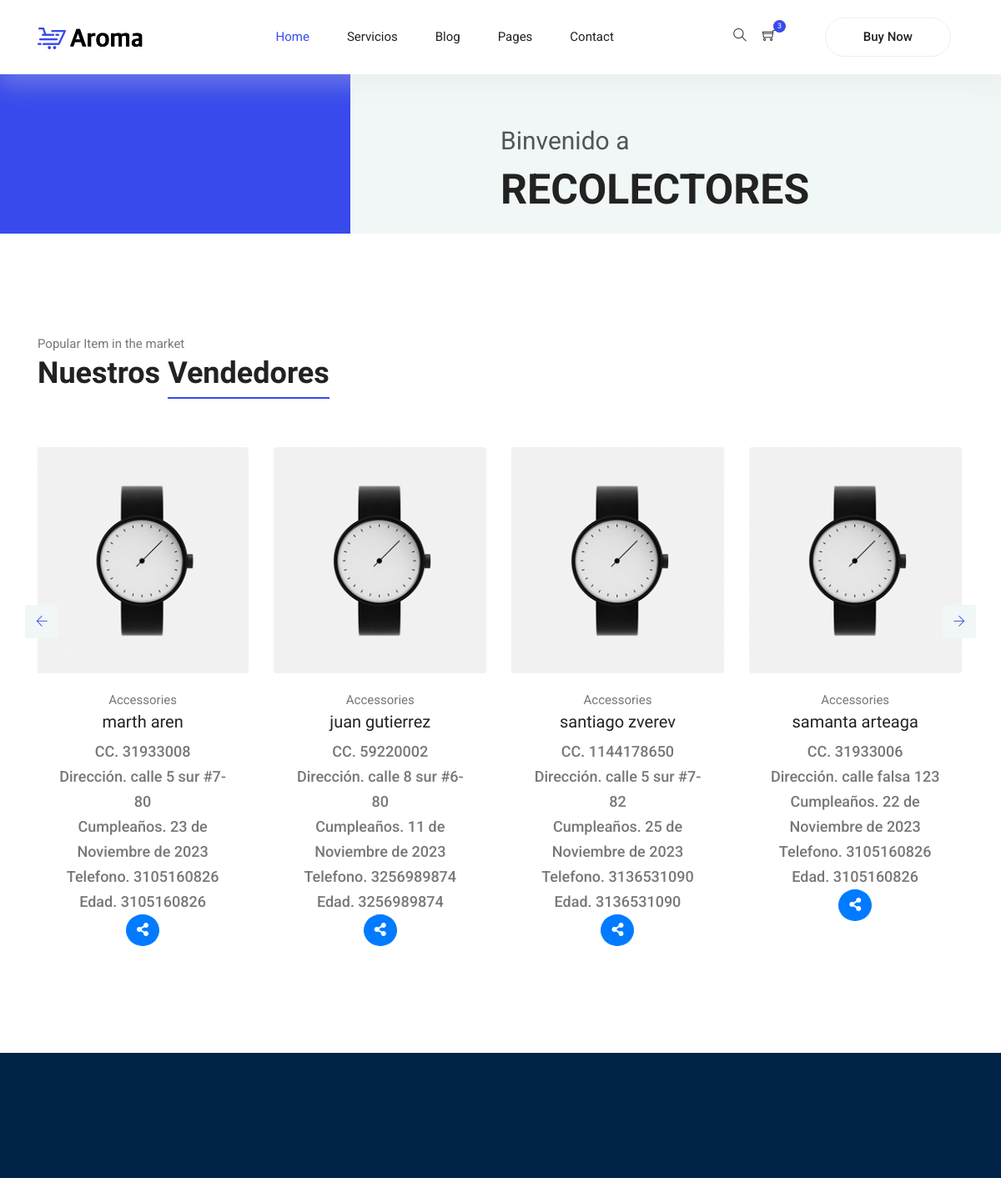
The app's page /recolector/mostrar (upper part), older data.
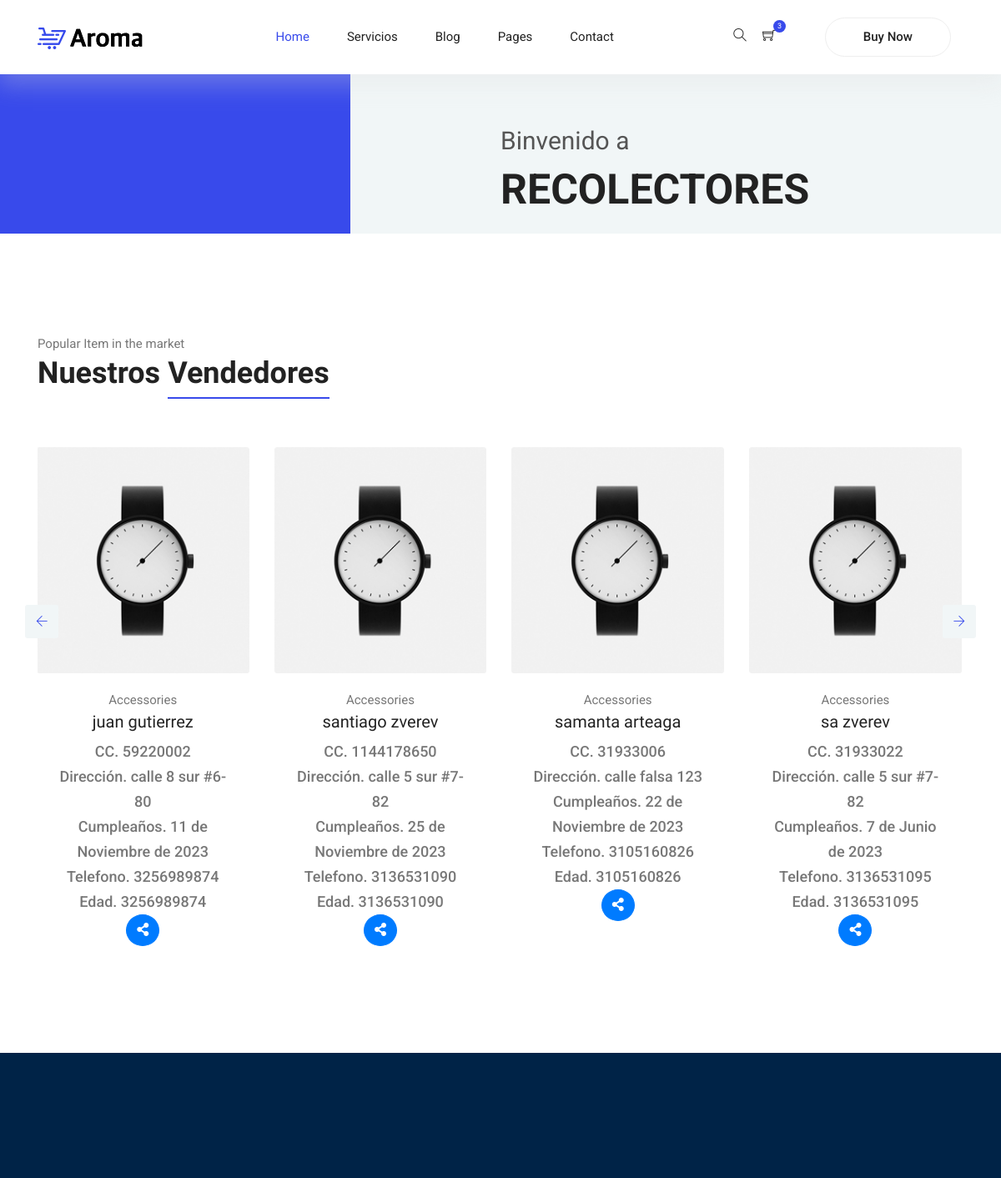
The same page, newer data.
### recolector/models.py (models this page shows, shortened)
class Recolector(models.Model):
    cedula = models.CharField(
        max_length=12, unique=True, verbose_name='Cedula')
    nombres = models.CharField(max_length=150, verbose_name='Nombres')
    apellido = models.CharField(max_length=150, verbose_name='Apellido')
    direccion = models.CharField(max_length=150, verbose_name='Direccion')
    fNacimiento = models.DateField(
        null=True, blank=True, verbose_name='Fecha de cumpleaños')
    telefono = models.CharField(
        max_length=10, null=True, blank=True, verbose_name='Telefono')
    creado = models.DateTimeField(auto_now_add=True, verbose_name='Creado')
    actualizado = models.DateTimeField(
        auto_now=True, verbose_name='actualizado')
    class Meta:
        verbose_name = 'Recolector'
        verbose_name_plural = 'Recolectores'

### recolector/views.py (the view)
# urls.py: path('mostrar', views.mostrar, name='mostrar_recolector'),
def mostrar(request):
    recolectores = Recolector.objects.all()
    return render(request, 'recolector/mostrar.html', {
        'title': 'Recolectores',
        'recolectores': recolectores
    })

### recolector/templates/recolector/mostrar.html (shortened to what this page needs)
{% extends 'layouts/layout.html' %}
{% block content %}
{% load static %}
    <section class="section-margin calc-60px">
        <div class="container">
          <div class="section-intro pb-60px">
            <p>Popular Item in the market</p>
            <h2>Nuestros <span class="section-intro__style">Vendedores</span></h2>
          </div>
          <div class="owl-carousel owl-theme" id="bestSellerCarousel">
            {% for recolector in recolectores %}
                <div class="card text-center card-product">
                    <div class="card-product__img">
                        <img class="img-fluid" src="img/product/product1.png" alt="">
                    </div>
                <div class="card-body">
                    <p>Accessories</p>
                    <h4 class="card-product__title"><a href="single-product.html">{{recolector.nombres}} {{recolector.apellido}}</a></h4>
                    <p class="card-product__price">CC. {{recolector.cedula}}</p>
                    <p class="card-product__price">Dirección. {{recolector.direccion}}</p>
                    <p class="card-product__price">Cumpleaños. {{recolector.fNacimiento}}</p>
                    <p class="card-product__price">Telefono. {{recolector.telefono}}</p>
                    <p class="card-product__price">Edad. {{recolector.telefono}}</p>
                    <a class="share btn btn-primary btn-md-square rounded-circle mb-2" href="{% url 'ver_recolector' recolector.pk %}"><i class="fas fa-share-alt"></i></a>
                </div>
                </div>
              {% endfor %}
            </div>
          </div>
      </section>
{% endblock %}

### mainapp/templates/layouts/layout.html (shortened to what this page needs)
<!DOCTYPE html>
<html lang="en">
<head>
  {% load static %}
  <link rel="stylesheet" href="{% static 'vendors/bootstrap/bootstrap.min.css'%}">
  <link rel="stylesheet" href="{% static 'vendors/fontawesome/css/all.min.css'%}">
	<link rel="stylesheet" href="{% static 'vendors/themify-icons/themify-icons.css'%}">
  <link rel="stylesheet" href="{% static 'vendors/nice-select/nice-select.css'%}">
  <link rel="stylesheet" href="{% static 'vendors/owl-carousel/owl.theme.default.min.css'%}">
  <link rel="stylesheet" href="{% static 'vendors/owl-carousel/owl.carousel.min.css'%}">
  <link rel="stylesheet" href="{% static 'css/style.css'%}">
</head>
<body>
	<header class="header_area">
    <div class="main_menu">
      <nav class="navbar navbar-expand-lg navbar-light">
        <div class="container">
          <a class="navbar-brand logo_h" href="index.html"><img src="{% static 'img/logo.png'%}" alt=""></a>
          <div class="collapse navbar-collapse offset" id="navbarSupportedContent">
            <ul class="nav navbar-nav menu_nav ml-auto mr-auto">
              <li class="nav-item active"><a class="nav-link" href="{% url 'index'%}">Home</a></li>
              <li class="nav-item submenu dropdown">
                <a href="{% url 'mostrar_recolector' %}" class="nav-link dropdown-toggle" data-toggle="dropdown" role="button" aria-haspopup="true"
                  aria-expanded="false">Servicios</a>
							</li>
              <li class="nav-item submenu dropdown">
                <a href="#" class="nav-link dropdown-toggle" data-toggle="dropdown" role="button" aria-haspopup="true"
                  aria-expanded="false">Blog</a>
							</li>
							<li class="nav-item submenu dropdown">
                <a href="#" class="nav-link dropdown-toggle" data-toggle="dropdown" role="button" aria-haspopup="true"
                  aria-expanded="false">Pages</a>
              </li>
              <li class="nav-item"><a class="nav-link" href="contact.html">Contact</a></li>
            </ul>
            <ul class="nav-shop">
              <li class="nav-item"><button><i class="ti-search"></i></button></li>
              <li class="nav-item"><button><i class="ti-shopping-cart"></i><span class="nav-shop__circle">3</span></button> </li>
              <li class="nav-item"><a class="button button-header" href="#">Buy Now</a></li>
            </ul>
          </div>
        </div>
      </nav>
    </div>
  </header>
  <main class="site-main">
<section class="hero-banner">
  <div class="container">
    <div class="row no-gutters align-items-center pt-60px">
      <div class="col-5 d-none d-sm-block">
      </div>
      <div class="col-sm-7 col-lg-6 offset-lg-1 pl-4 pl-md-5 pl-lg-0">
        <div class="hero-banner__content">
          <h4>Binvenido a</h4>
          <h1>{{title}} </h1>
        </div>
      </div>
    </div>
  </div>
</section>
      {% block content %}
      {% endblock content %}
	<footer class="footer">
		<div class="footer-area">
		</div>
	</footer>
</body>
</html>

### mainapp/static/css/style.css (style rules this page uses)
body { color:#777;font-family:"Roboto",sans-serif;font-size:15px;font-weight:400;line-height:1.667 }
ul { list-style-type:none;margin:0;padding:0 }
button { cursor:pointer }
h1,h2,h3,h4,h5,h6 { font-family:"Oswald",sans-serif;color:#222;line-height:1.1 }
h1,.h1 { font-size:50px;font-weight:700 }
h2,.h2 { font-size:36px;font-weight:600 }
h4,.h4 { font-size:20px;font-weight:400;line-height:1.3 }
a { display:inline-block }
.section-margin { margin:45px 0 }
@media (min-width: 980px) { .section-margin { margin:70px 0 } }
@media (min-width: 1100px) { .section-margin { margin:120px 0 } }
@media (min-width: 1100px) { .section-margin.calc-60px { margin:120px 0 70px 0 } }
.pb-60px { padding-bottom:60px }
.pt-60px { padding-top:60px }
.header_area { position:relative;width:100%;z-index:9999;transition:background 0.4s, all 0.3s linear;box-shadow:0px 10px 27px 3px rgba(221,221,221,0.3) }
.header_area .navbar { background:transparent;padding:0px;border:0px;border-radius:0px }
.header_area .navbar .nav .nav-item { margin-right:45px }
.header_area .navbar .nav .nav-item .nav-link { text-transform:capitalize;color:#222;display:inline-block }
@media (min-width: 991px) { .header_area .navbar .nav .nav-item .nav-link { padding:32px 0px } }
.header_area .navbar .nav .nav-item .nav-link:after { display:none }
.header_area .navbar .nav .nav-item:hover .nav-link,.header_area .navbar .nav .nav-item.active .nav-link { color:#384aeb }
.header_area .navbar .nav .nav-item.submenu { position:relative }
.header_area .navbar .nav .nav-item:last-child { margin-right:0px }
.nav-shop li { display:inline-block;margin-right:15px }
.nav-shop li i,.nav-shop li span { font-size:16px;color:#222 }
.nav-shop li button { padding:0;border:0;background:transparent;position:relative }
.nav-shop li button .nav-shop__circle { font-size:9px;display:inline-block;background:#384aeb;color:#fff;padding:0px 5px;border-radius:50%;position:absolute;top:-8px;right:-12px }
.nav-shop li:last-child { margin-left:40px }
.section-intro p { margin-bottom:3px }
.section-intro__style { border-bottom:2px solid #384aeb;padding-bottom:8px }
.hero-banner { background:#F1F6F7;position:relative;margin-bottom:10px }
@media (min-width: 991px) { .hero-banner { z-index:111 } }
.hero-banner::before { content:"";display:block;width:5%;height:100%;background:#384aeb;position:absolute;top:0;left:0 }
@media (min-width: 575px) { .hero-banner::before { width:20% } }
@media (min-width: 991px) { .hero-banner::before { width:35% } }
@media (min-width: 1000px) { .hero-banner__content { max-width:495px } }
.hero-banner__content h4 { font-size:30px;font-family:"Roboto",sans-serif;color:#555555;margin-bottom:12px }
.hero-banner__content h1 { font-family:"Roboto",sans-serif;font-size:25px;text-transform:uppercase;font-weight:700;margin-bottom:10px }
@media (min-width: 767px) { .hero-banner__content h1 { font-size:30px;margin-bottom:25px } }
@media (min-width: 991px) { .hero-banner__content h1 { font-size:50px } }
.card-product { border:0;margin-bottom:30px }
.card-product p { margin-bottom:0 }
.card-product__img { position:relative }
.card-product__title a { color:#222 }
.card-product__price { font-size:18px;font-weight:500 }
.button { display:inline-block;border:1px solid #384aeb;border-radius:30px;color:#222;font-weight:500;padding:12px 50px;background:#384aeb;color:#fff;transition:all .4s ease }
.button-header { padding:10px 45px;background:transparent;color:#222;border-color:#EEEEEE }
.footer-area { background:#002347;padding:50px 0px 50px }
@media (min-width: 1000px) { .footer-area { padding:195px 0px 120px } }

Row changes from the older to the newer data that the page shows:
removed Recolector: nombres "marth", apellido "aren", cedula "31933008", direccion "calle 5 sur #7-80", fNacimiento "23 de Noviembre de 2023", telefono "3105160826"
now on this page (row unchanged): Recolector: nombres "sa", apellido "zverev", cedula "31933022", direccion "calle 5 sur #7-82", fNacimiento "7 de Junio de 2023", telefono "3136531095"
